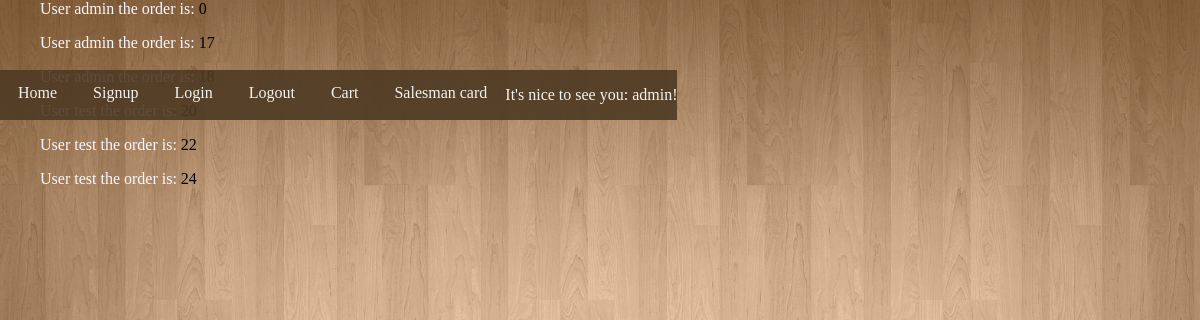
Before: /home/salesman/ (signed in) with the older database file.
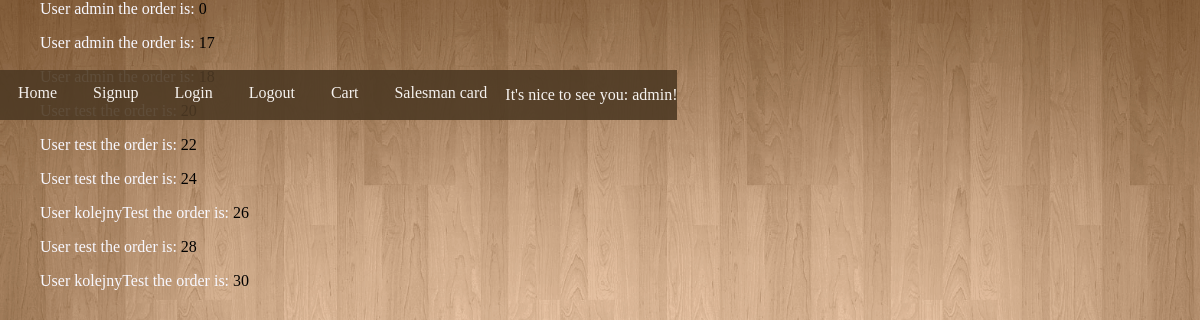
After: the same page with the newer database file.
### Projekt/models.py (models this page shows, shortened)
class CompletedCart(models.Model):  # przechowuje zrealizowane karty
    assortment = models.ForeignKey(Assortment, on_delete=models.CASCADE)    # wybrany asortyment
    customer = models.CharField(max_length=250)
    amount = models.IntegerField()  # ilosc zakupionych przedmiotow
    total_price = models.FloatField(default=0)
    the_same_id = models.IntegerField(default=0)

### Projekt/views.py (the view)
# urls.py: path('salesman/', projekt_views.salesman, name='salesman'),
def salesman(request):
    user = getattr(request, 'user', None)
    if user.groups.filter(name='employee').exists():
        all_orders = CompletedCart.objects.all()
        list_with_the_same_ids = []
        filtered_orders = []
        for order in all_orders:
            if order.the_same_id not in list_with_the_same_ids:
                list_with_the_same_ids.append(order.the_same_id)
                filtered_orders.append(order)
        context = {
            'all_orders': filtered_orders,
        }
        return render(request, 'Projekt/salesman.html', context)
    else:
        return HttpResponseRedirect("/home/#ID" + str(1))

### Projekt/templates/Projekt/salesman.html (shortened to what this page needs)
{% extends 'Projekt/index.html' %}
{% block content %}
    {% for order in all_orders %}
    <div class="salesman">
        <p>
            User {{ order.customer }} the order is: <a href="{{ order.the_same_id }}">{{order.the_same_id}}</a>
        </p>
    </div>
    {% endfor %}
{% endblock %}

Changed rows visible on the page:
added CompletedCart: customer "kolejnyTest", the_same_id "26"
added CompletedCart: customer "test", the_same_id "28"
added CompletedCart: customer "kolejnyTest", the_same_id "30"
